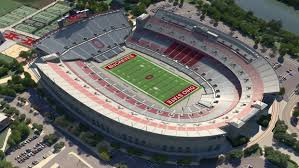
%> input picture images.jpg, 299 x 168 px
$ octave SIFT.m   (GNU Octave 9; MATLAB toolbox functions it lacks are replaced by stand-ins)
%> lines starting %> are read from the running program, lines starting %| are printed output that depends on the picture; in (x1, y1, x2, y2) boxes, pixels count from 0 and x2, y2 are one past the last pixel; in counts of white or black regions, pixels touching at a corner belong together; the program's own positions count from 1
### construct_octave.m
function [G] = construct_octave(level,img,sigmas)
G(:,:,1) = imgaussfilt(img, sigmas(1));
for i=2:level
    G(:,:,i) = imgaussfilt(G(:,:,i-1),sigmas(i));
end
end

### reduce.m
function [reduced] = reduce(img)
   s=size(img);
   reduced=zeros( uint8(s(1)/2) , uint8(s(2)/2) );
   for r=1:s(1)
       for c=1:s(2)
           if rem(r,2)==1 && rem(c,2)==1
               reduced(uint8(r/2),uint8(c/2))=img(r,c);
           end
       end

   end

end

### DoG.m
function [L] = DoG(G)
[~,~,level]=size(G);
for i=2:level
    L(:,:,i-1)=G(:,:,i)-G(:,:,i-1);
end
end

### findMaxMin.m
function [maxMinValues] = findMaxMin(DoG,threshold)
%FINDMAXMIN label min max values given three DoGs
%   Dog is a (x,y,3) matrix

%important variables:
maskSize=3; %mask size (square mask) for checking min/max
sigma=1; %sigma for gauss blur in point removal
r=10; % value of r for point removal
[rnum, cnum,~]=size(DoG);


middleLayer=DoG(:,:,2);
mask=true(maskSize);
allMax=cat(3,imdilate(DoG(:,:,1), mask),imdilate(DoG(:,:,2),...
    mask),imdilate(DoG(:,:,3), mask));
allMin=cat(3,imerode(DoG(:,:,1), mask),imerode(DoG(:,:,2),...
    mask),imerode(DoG(:,:,3), mask));
localMax=max(allMax,[],3);
localMin=min(allMin,[],3);
nonKeyPts=logical(((localMax-middleLayer)&(localMin-middleLayer)));
maxMinValues=middleLayer;
maxMinValues(nonKeyPts)=0;
%Remove points given hard threshold
fprintf('#ofPts before hard threshold: %i\n',size(find(maxMinValues),1));
maxMinValues(abs(maxMinValues)<threshold)=0;
fprintf('#ofPts after hard threshold: %i\n',size(find(maxMinValues),1));
%maxMin=~((localMax-DoG(:,:,2))|(localMin-DoG(:,:,2)));

%Remove non-corner points
G1=fspecial('gaussian',2*ceil(3*sigma)+1, sigma);
sigma2=0.7;
G2=fspecial('gaussian',2*ceil(3*sigma2)+1, sigma2);
[Gx,Gy] = gradient(G2);
a=0.05;
Dx=imfilter(middleLayer,Gx,'replicate');
Dx2=Dx.^2;
Dy=imfilter(middleLayer,Gy,'replicate');
Dy2=Dy.^2;
DxDy=Dy.*Dx;
aPlusB=Dx2+Dy2;
ab=Dx2.*Dy2-(DxDy.^2);
TrDivDet=(aPlusB.^2)./ab;
TrDivDet(TrDivDet>=(((r+1)^2)/r))=0;
maxMinValues(~(maxMinValues&TrDivDet))=0;
fprintf('#ofPts after non-corner removal: %i\n',size(find(maxMinValues),1));
end

### SIFT.m

octaves = 4;
blur_level = 5;
difference_level = 4;
img = imread('images.jpg');
%> img is the input picture: size 168x299x3 uint8; mean R, G, B 108.1, 107.7, 102.2

img = rgb2gray(img);
%> img: size 168x299 uint8
img = im2double(img);
%> img: size 168x299 double
k = sqrt(2);
sigma = sqrt(2);

first_octaves = [sigma, k*sigma, (k^2)*sigma, (k^3)*sigma, (k^4)*sigma];
second_octaves = [(k^2)*sigma, (k^3)*sigma, (k^4)*sigma, (k^5)*sigma, (k^6)*sigma ];
third_octaves = [(k^4)*sigma, (k^5)*sigma, (k^6)*sigma, (k^7)*sigma, (k^8)*sigma ];
fourth_octaves = [(k^6)*sigma, (k^7)*sigma, (k^8)*sigma, (k^9)*sigma, (k^10)*sigma ];

G1 = construct_octave(blur_level,img,first_octaves);
img2 = reduce(img);
%> after the loop in reduce, `for r=1:s(1)`:
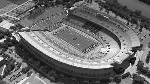
%> reduced: size 84x150 double; min 0.00784, max 1, mean 0.42
G2 = construct_octave(blur_level,img2,second_octaves);
img3 = reduce(img2);
G3 = construct_octave(blur_level,img3, third_octaves);
img4 = reduce(img3);
G4 = construct_octave(blur_level,img4, fourth_octaves);

L1 = DoG(G1);
L2 = DoG(G2);
%> after the loop in DoG (call 2), `for i=2:level`:
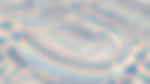
%> L: size 84x150x4 double; mean R, G, B, A -0.000113, 6.61e-07, -0.000323, -0.00148; transparent parts drawn white
L3 = DoG(G3);
L4 = DoG(G4);

pts=findMaxMin(L1(:,:,(1:3)),0.001);
%> in findMaxMin, `nonKeyPts=logical(((localMax-middleLayer)&(localMin-middleLayer)));`:
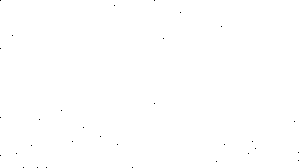
%> nonKeyPts: size 168x299 logical; 99.9% white; black in thin lines or dots
%| #ofPts before hard threshold: 31
%| #ofPts after hard threshold: 31
%> in findMaxMin, `TrDivDet=(aPlusB.^2)./ab;`:
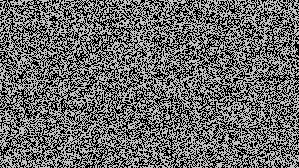
%> TrDivDet: size 168x299 double; 45.18% of the values are NaN or infinite; the others: min -1.87e+25, max 5.83e+24, mean -7.91e+20; drawn with min black, max white, NaN and infinite black
%> in findMaxMin, `maxMinValues(~(maxMinValues&TrDivDet))=0;`: maxMinValues: size 168x299 double; min -0.144, max 0.0907, mean -6.41e-06
%| #ofPts after non-corner removal: 8
[rows1,cols1]=find(pts);
%> rows1 = [49; 118; 168; 120; 137; 145; 149; 161]; cols1 = [1; 1; 38; 40; 101; 225; 256; 299]
pts=findMaxMin(L1(:,:,(2:4)),0.001);
%> call 2 of findMaxMin, with threshold = 0.001
%> in findMaxMin (call 2), `nonKeyPts=logical(((localMax-middleLayer)&(localMin-middleLayer)));`: nonKeyPts: size 168x299 logical; 99.9% white; black in thin lines or dots
%| #ofPts before hard threshold: 62
%| #ofPts after hard threshold: 62
%> in findMaxMin (call 2), `ab=Dx2.*Dy2-(DxDy.^2);`:
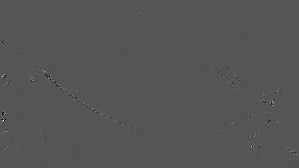
%> ab: size 168x299 double; min -2.65e-23, max 5.29e-23, mean 1.56e-27; drawn with min black and max white
%> in findMaxMin (call 2), `TrDivDet=(aPlusB.^2)./ab;`:
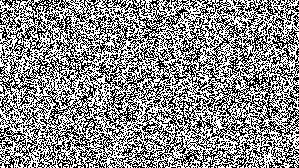
%> TrDivDet: size 168x299 double; 45.21% of the values are NaN or infinite; the others: min -1.87e+26, max 9.56e+23, mean -6.7e+21; drawn with min black, max white, NaN and infinite black
%> in findMaxMin (call 2), `maxMinValues(~(maxMinValues&TrDivDet))=0;`: maxMinValues: size 168x299 double; min -0.0673, max 0.0956, mean 1.07e-05
%| #ofPts after non-corner removal: 15
[rows2,cols2]=find(pts);
%> rows2 = [40; 91; 96; 68; 110; 38; 168; 129; 161; 168; 27; 132; 96; 1; 144]; cols2 = [1; 1; 10; 17; 26; 160; 224; 230; 235; 244; 276; 279; 280; 286; 289]

imshow(img);
hold on
plot(cols1, rows1, 'ro')
plot(cols2, rows2, 'go')
hold off
pause;
figure;
for i=1:4
    subplot(3,2,i), imshow(L1(:,:,i),[])
end
%> this loop made 4 passes
%> pass 1, `imshow(L1(:,:,i),[])`:
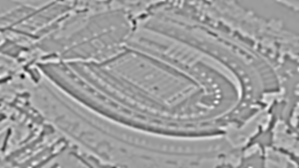
%> displayed picture: size 168x299, on the screen's scale of 0 to 255; min 0, max 255, mean 157

pause;

figure;
for i=1:4
    subplot(3,2,i), imshow(L2(:,:,i),[])
end

pause;

figure;
for i=1:4
    subplot(3,2,i), imshow(L3(:,:,i),[])
end

pause;

figure;
for i=1:4
    subplot(3,2,i), imshow(L4(:,:,i),[])
end
close all;

$ run again, with a1.jpg copied over images.jpg
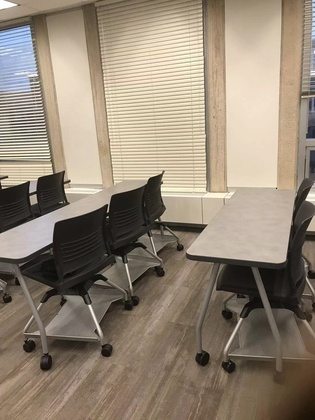
%> input picture a1.jpg, 315 x 420 px, shrunk from 1080 x 1440 before the run
%> img is the input picture: size 420x315x3 uint8; mean R, G, B 147.2, 133.6, 116.7
%> G: size 210x158 double
%> G: size 105x79 double
%> G: size 53x40 double
%> after the loop in DoG (call 3), `for i=2:level`:
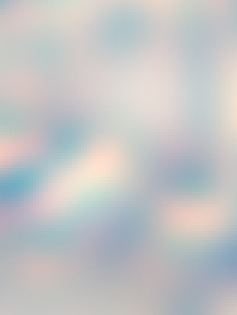
%> L: size 105x79x4 double (shown 3 times larger); mean R, G, B, A -0.00252, -0.00312, -0.0033, -0.00298; transparent parts drawn white
%> nonKeyPts: size 420x315 logical; 100% white; black in thin lines or dots, all inside (x1, y1, x2, y2) = (0, 44, 315, 383)
%| #ofPts before hard threshold: 23
%| #ofPts after hard threshold: 23
%| #ofPts after non-corner removal: 4
%> rows1 = [370; 272; 348; 45]; cols1 = [169; 204; 234; 315]
%> nonKeyPts: size 420x315 logical; 99.9% white; black in thin lines or dots
%| #ofPts before hard threshold: 122
%| #ofPts after hard threshold: 120
%> in findMaxMin (call 2), `TrDivDet=(aPlusB.^2)./ab;`:
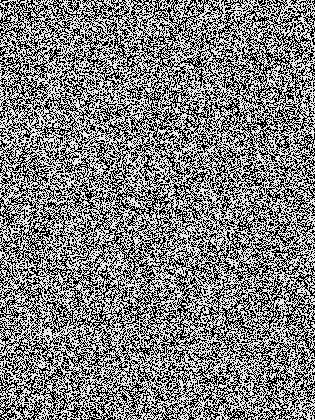
%> TrDivDet: size 420x315 double; 45.18% of the values are NaN or infinite; the others: min -2.61e+26, max 2.39e+25, mean -3.19e+21; drawn with min black, max white, NaN and infinite black
%| #ofPts after non-corner removal: 28
%> rows2 = 28 values from 1 to 420; cols2 = 28 values from 11 to 315

$ run again, with a2.jpg copied over images.jpg
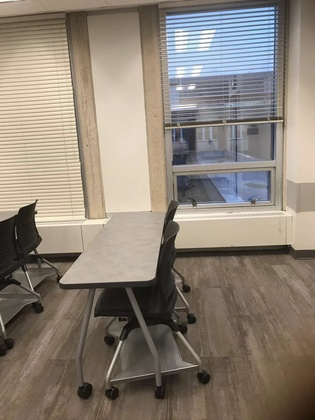
%> input picture a2.jpg, 315 x 420 px, shrunk from 1080 x 1440 before the run
%> img is the input picture: size 420x315x3 uint8; mean R, G, B 139.9, 129.5, 117.6
%> G: size 210x158 double
%> G: size 105x79 double
%> G: size 53x40 double
%> after the loop in DoG (call 3), `for i=2:level`:
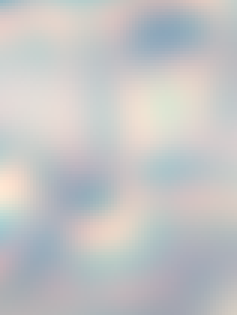
%> L: size 105x79x4 double (shown 3 times larger); mean R, G, B, A -0.00053, -0.00145, -0.00216, -0.0036; transparent parts drawn white
%> nonKeyPts: size 420x315 logical; 100% white; black in thin lines or dots
%| #ofPts before hard threshold: 38
%| #ofPts after hard threshold: 36
%| #ofPts after non-corner removal: 10
%> rows1 = [376; 12; 10; 323; 82; 147; 320; 99; 185; 292]; cols1 = [18; 103; 126; 170; 187; 193; 193; 236; 242; 305]
%> nonKeyPts: size 420x315 logical; 99.9% white; black in thin lines or dots
%| #ofPts before hard threshold: 126
%| #ofPts after hard threshold: 125
%> in findMaxMin (call 2), `TrDivDet=(aPlusB.^2)./ab;`:
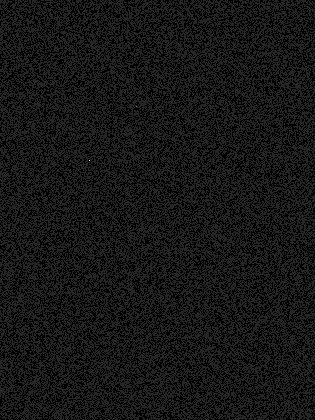
%> TrDivDet: size 420x315 double; 45.26% of the values are NaN or infinite; the others: min -3.94e+25, max 2.2e+26, mean 2.99e+21; drawn with min black, max white, NaN and infinite black
%| #ofPts after non-corner removal: 23
%> rows2 = 23 values from 12 to 420; cols2 = 23 values from 65 to 315

$ run again, with b1.jpg copied over images.jpg
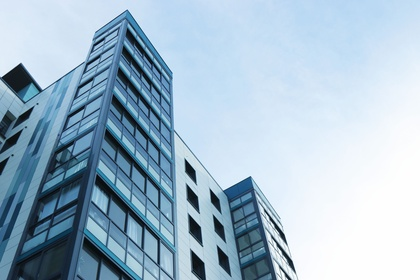
%> input picture b1.jpg, 420 x 280 px, shrunk from 6000 x 4000 before the run
%> img is the input picture: size 280x420x3 uint8; mean R, G, B 162.5, 186.2, 203.7
%> G: size 140x210 double
%> G: size 70x105 double
%> G: size 35x53 double
%> nonKeyPts: size 280x420 logical; 97.4% white; 66 black regions (65 under 20 px), largest, box (x1, y1, x2, y2) and area: (358, 199, 420, 280) 2952
%| #ofPts before hard threshold: 3017
%| #ofPts after hard threshold: 65
%| #ofPts after non-corner removal: 18
%> rows1 = 18 values from 1 to 280; cols1 = 18 values from 27 to 404
%> nonKeyPts: size 280x420 logical; 97.3% white; 154 black regions (153 under 20 px), largest, box (x1, y1, x2, y2) and area: (357, 195, 420, 280) 3014
%| #ofPts before hard threshold: 3167
%| #ofPts after hard threshold: 141
%> in findMaxMin (call 2), `TrDivDet=(aPlusB.^2)./ab;`:
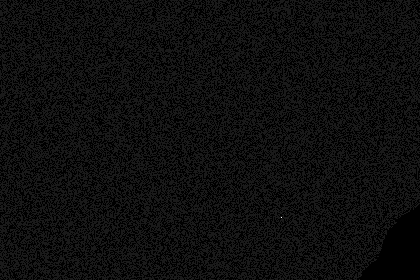
%> TrDivDet: size 280x420 double; 46.31% of the values are NaN or infinite; the others: min -4.1e+24, max 3.47e+25, mean 5.24e+20; drawn with min black, max white, NaN and infinite black
%| #ofPts after non-corner removal: 34
%> rows2 = 34 values from 50 to 280; cols2 = 34 values from 1 to 413
